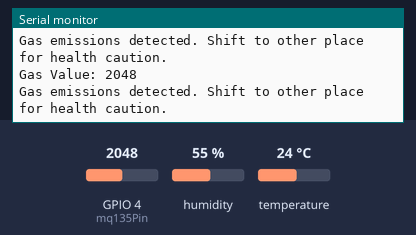
The sketch below on a simulated ESP32. Shown: the last lines printed to the serial monitor. The inputs (shaded band) are chosen by the test bench; at power-on: GPIO 4 (mq135Pin) = 2048, humidity 55 %, temperature 24 °C. WiFi joins after 1.5 s; servers stay silent unless stated.

Above: at 3.0 s.
3.1 s: GPIO 4 (mq135Pin) set to 260
At 4.2 s:
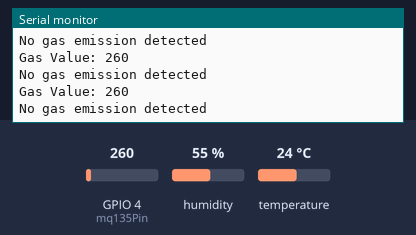
4.6 s: GPIO 4 (mq135Pin) set to 340
At 5.7 s:
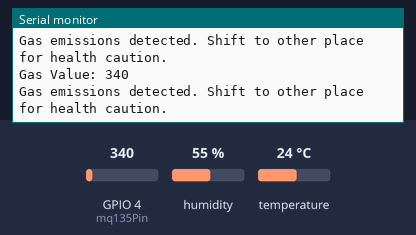
Timing chart, 0 to 7.6 s (numbered marks = the images above; inputs shaded):
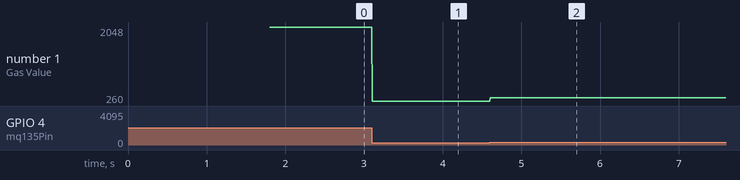

Measured:
- after the input at 3.1 s, the serial monitor: prints a new line at once (image 1)
- after the input at 4.6 s, the serial monitor: prints a new line at once (image 2)
- plotted number 1: 2048 → 260 after the input at 3.1 s, 260 → 340 after the input at 4.6 s

The sketch:

airsystem_copy_20240410152937.ino
```cpp
#define BLYNK_TEMPLATE_ID "TMPL33iWhnlmr"
#define BLYNK_TEMPLATE_NAME "airsystem"
#define BLYNK_AUTH_TOKEN "n39HrLfApoKLIBt0Wv6UxvWFSE664lIu"
#define BLYNK_PRINT Serial

#include <WiFi.h>
#include <WiFiAP.h>
#include <WiFiClient.h>
#include <WiFiGeneric.h>
#include <WiFiMulti.h>
#include <WiFiSTA.h>
#include <WiFiScan.h>
#include <WiFiServer.h>
#include <WiFiType.h>
#include <WiFiUdp.h>
#include <BlynkSimpleEsp32.h>
#include <DHT.h>


char auth[] = "n39HrLfApoKLIBt0Wv6UxvWFSE664lIu";
char ssid[] = "Infinix";  // Enter your WIFI SSID
char pass[] = "sakshamp";
#define DHTPIN 16
#define DHTTYPE DHT11
DHT dht(DHTPIN, DHTTYPE);
BlynkTimer timer;

int mq135Pin = 4;
int gasThreshold = 300;

void setup() {
  Serial.begin(115200);
  Blynk.begin(auth, ssid, pass, "blynk.cloud", 80);
  dht.begin();
  timer.setInterval(100L, DHT11sensor);
}

void DHT11sensor() {
  float h = dht.readHumidity();
  float t = dht.readTemperature();

  if (isnan(h) || isnan(t)) {
    Serial.println("Failed to read from DHT sensor!");
    return;
  }

  if (t > 37.5) {
    Blynk.logEvent("temperature", "Very High Temperature! BE CALM !!");
  } else {
    Blynk.logEvent("temperature", "Nothing to Worry");
  }

  if (h > 90) {
    Blynk.logEvent("humidity", "Warning,Sweating very much ! Don't panic !! ");
  } else {
    Blynk.logEvent("humidity", "Warning, Nothing to worry");
  }

  Blynk.virtualWrite(V0, t);
  Blynk.virtualWrite(V1, h);
}

void mq135Reading(){
  int gasValue = analogRead(mq135Pin);
  if (gasValue > gasThreshold){
    Blynk.logEvent("gas_sensor","WARNNG! Not Good Air");
  }else{
    Blynk.logEvent("gas_sensor","NO WORRIES");
  }

  Blynk.virtualWrite(V2, gasValue);
}

void loop(){
int gasValue = analogRead(mq135Pin);
  Serial.print("Gas Value: ");
  Serial.println(gasValue);

  if (gasValue > gasThreshold) {
    Serial.println("Gas emissions detected. Shift to other place for health caution.");
  } else {
    Serial.println("No gas emission detected");
  }

   //Blynk.virtualWrite(V2, gasValue);

  Blynk.run();
  timer.run();
}
```
